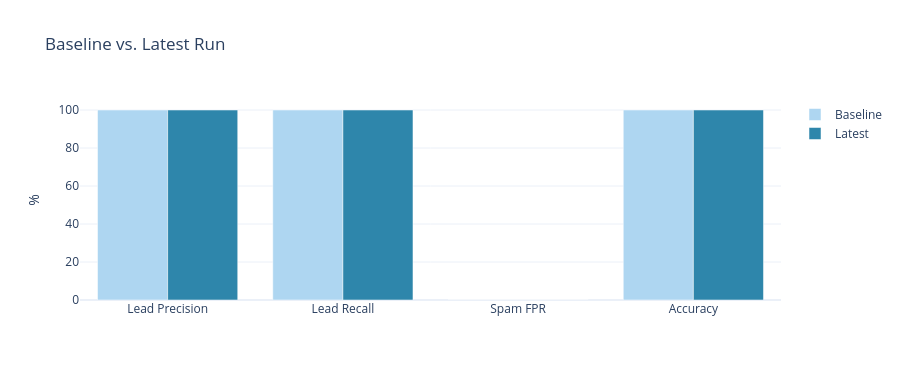

This figure's notebook cell:
### Code cell
# ── Baseline comparison (if baseline.json exists) ────────────────────────────
if BASELINE_JSON.exists():
    baseline      = json.loads(BASELINE_JSON.read_text())
    bkpis         = baseline["kpis"]
    compare_keys  = ["lead_precision", "lead_recall", "spam_fpr", "accuracy"]
    compare_labels= ["Lead Precision", "Lead Recall", "Spam FPR", "Accuracy"]

    fig = go.Figure()
    fig.add_trace(go.Bar(name="Baseline", x=compare_labels,
                          y=[bkpis.get(k, 0) * 100 for k in compare_keys],
                          marker_color="#AED6F1"))
    fig.add_trace(go.Bar(name="Latest",   x=compare_labels,
                          y=[kpis.get(k, 0) * 100 for k in compare_keys],
                          marker_color="#2E86AB"))
    fig.update_layout(barmode="group", yaxis_title="%",
                       title="Baseline vs. Latest Run", height=380)
    fig.show()
else:
    print("No baseline.json found — skipping comparison chart.")

### Figure 1 — Plotly figure (JSON) as saved in the notebook; plotly's stock layout.template omitted (floating-point values rounded to 4 significant figures)
{"data": [{"marker": {"color": "#AED6F1"}, "name": "Baseline", "type": "bar", "x": ["Lead Precision", "Lead Recall", "Spam FPR", "Accuracy"], "y": [100, 100, 0, 100]}, {"marker": {"color": "#2E86AB"}, "name": "Latest", "type": "bar", "x": ["Lead Precision", "Lead Recall", "Spam FPR", "Accuracy"], "y": [100, 100, 0, 100]}], "layout": {"barmode": "group", "height": 380, "title": {"text": "Baseline vs. Latest Run"}, "yaxis": {"title": {"text": "%"}}}}
